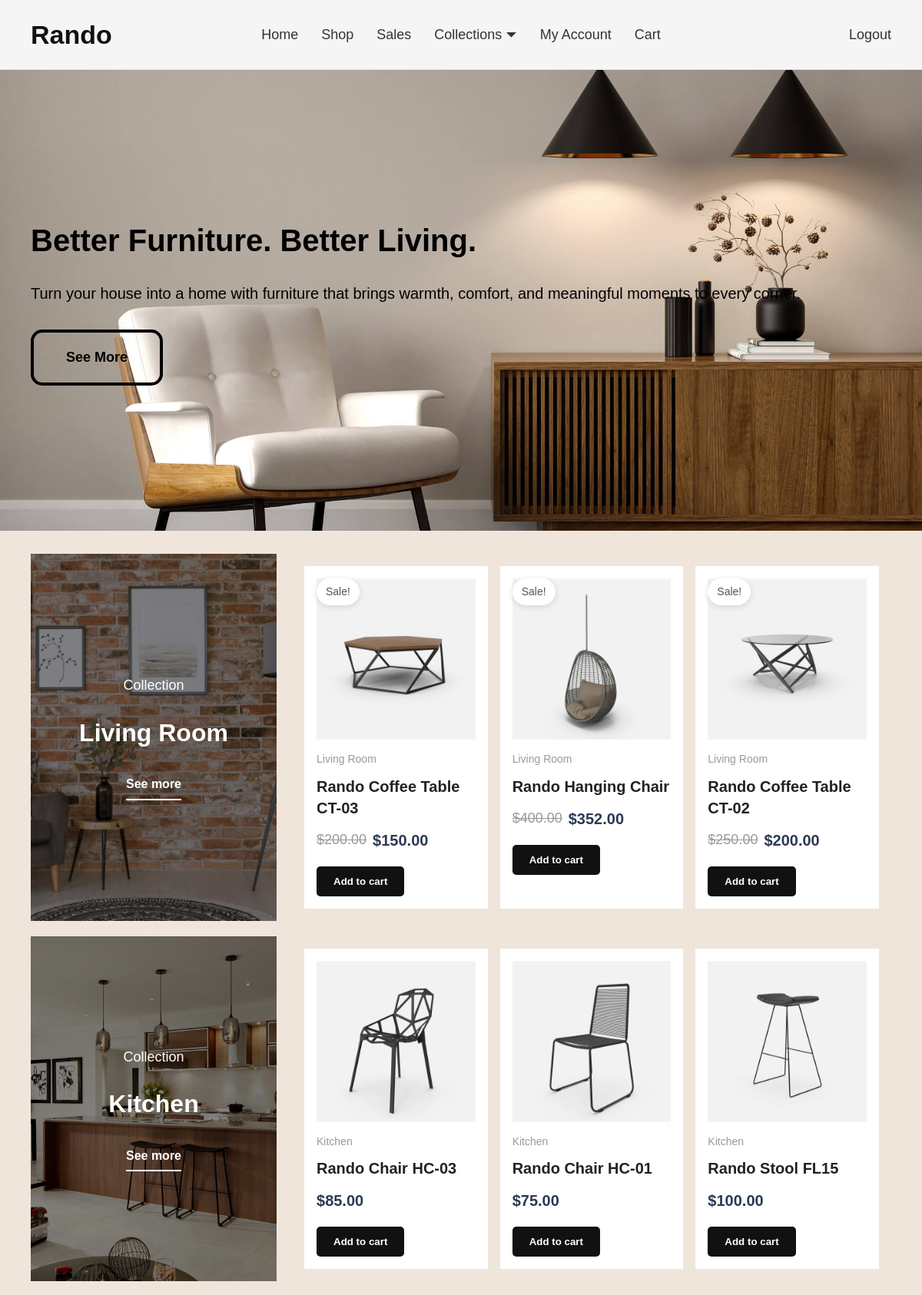
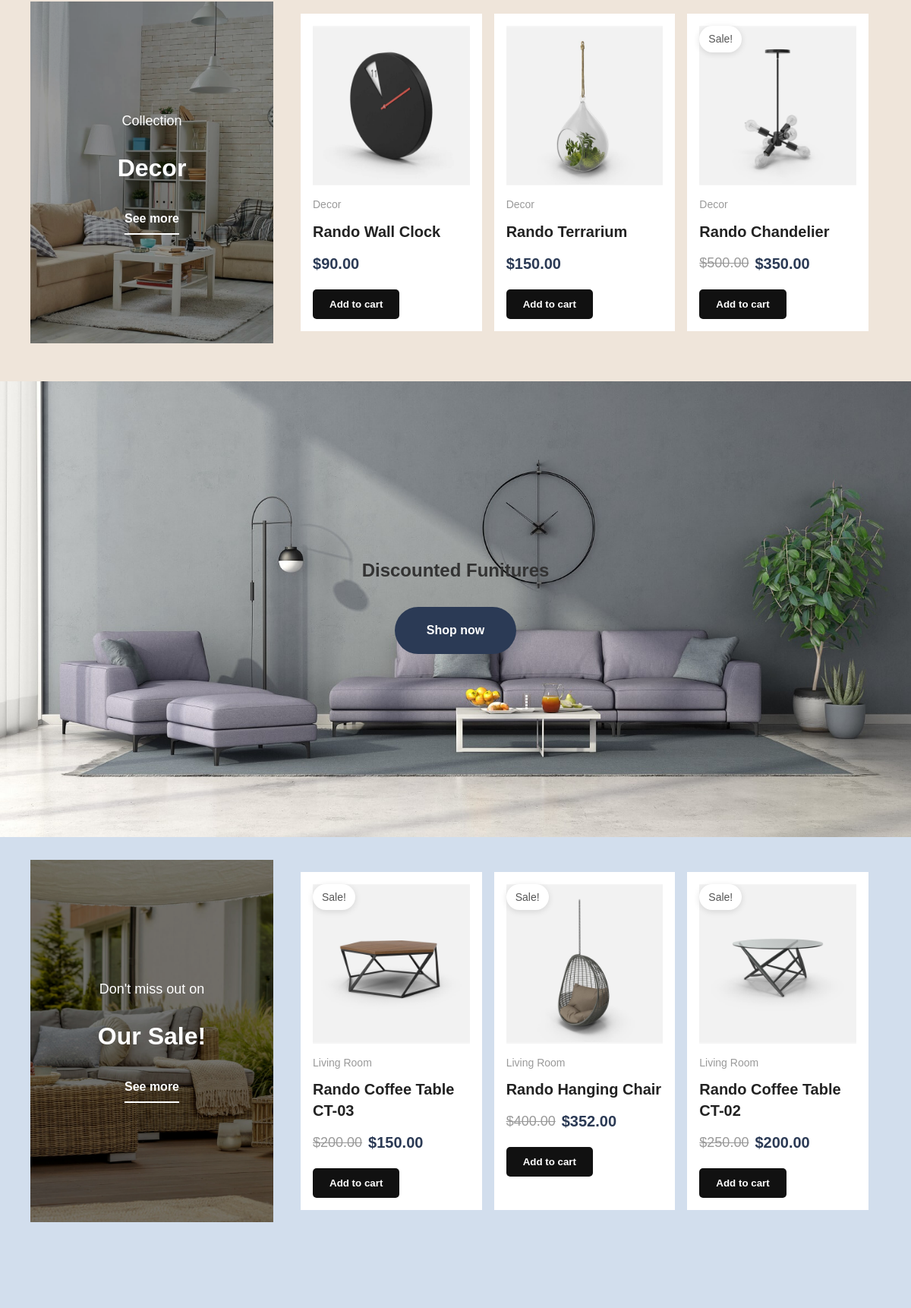
The app's page /shop_db/shop_db/index.php with its own data (2 pictures, top to bottom).
### tables this page shows
CREATE TABLE `product` (
  `id` int(11) NOT NULL,
  `name` varchar(255) NOT NULL,
  `image` varchar(255) NOT NULL,
  `price` decimal(10,2) NOT NULL,
  `stock` int(11) DEFAULT 0,
  `description` text DEFAULT NULL,
  `category_id` int(11) DEFAULT NULL,
  `status` enum('active','inactive') DEFAULT 'active',
  `created_at` timestamp NOT NULL DEFAULT current_timestamp(),
  `on_sale` tinyint(1) NOT NULL DEFAULT 0,
  `sale_price` decimal(10,2) DEFAULT NULL
);

CREATE TABLE `category` (
  `id` int(11) NOT NULL,
  `name` varchar(255) NOT NULL,
  `description` text DEFAULT NULL,
  `created_at` timestamp NOT NULL DEFAULT current_timestamp()
);

### shop_db/shop_db/controllers/client/homeController.php (called while the page is built, shortened)
<?php
    require_once "models/productModel.php";
class HomeController {
    private $product;
    public function __construct($conn){
        $this->product = new Product($conn);
    }
    public function index(){
        $products = $this->product->getAll();
        include __DIR__ . "/../../views/client/home/index.php";
    }
}

### shop_db/shop_db/models/productModel.php (called while the page is built, shortened)
<?php
class Product {
    private $conn;
    private $table = "product";
    public function __construct($db) {
        $this->conn = $db;
    }
    public function getAll() {
        $sql = "SELECT product.*, category.name as category_name FROM " . $this->table . "
        LEFT JOIN category ON product.category_id = category.id";
        return mysqli_query($this->conn, $sql);
    }
}

### shop_db/shop_db/views/client/home/index.php (the view)
<?php include __DIR__ . '/../layout/header.php'; ?>
<?php
$productList = [];
while ($row = mysqli_fetch_assoc($products)) {
    $productList[] = $row;
}
?>
<section class="hero-section hero-primary">
    <div class="hero-overlay">
        <div class="hero-content-primary">
            <h1>Better Furniture. Better Living.</h1>
            <p>
                Turn your house into a home with furniture that brings warmth,
                comfort, and meaningful moments to every corner.
            </p>
            <a href="index.php?action=product" class="hero-btn-primary">See More</a>
        </div>
    </div>
</section>
<section class="featured-section featured-primary">
        <?php
        $groupedProducts = [];
        foreach ($productList as $row) {
            $category = !empty($row['category_name']) ? $row['category_name'] : 'Other';
            $groupedProducts[$category][] = $row;
        }
        ?>
        <div class="featured-content">
            <?php foreach ($groupedProducts as $category => $items) { ?>
                <div class="category-section">
                    <div class="category-banner">
                        <img src="public/uploads/<?php echo strtolower(str_replace(' ', '-', $category)); ?>.jpg" alt="<?php echo $category; ?>">
                        <div class="category-overlay">
                            <span>Collection</span>
                            <h2><?php echo $category; ?></h2>
                            <a href="index.php?action=shop&category=<?php echo urlencode($category); ?>" class="category-btn">
                                See more
                            </a>
                        </div>
                    </div>
                    <div class="home-products-grid">
                        <?php foreach (array_slice($items, 0, 3) as $product) { ?>
                            <div class="home-product-card">
                                <?php if (!empty($product['on_sale'])) { ?>
                                    <span class="home-sale-badge">Sale!</span>
                                <?php } ?>
                                <div class="home-product-image">
                                    <a href="index.php?action=product_details&id=<?php echo $product['id']; ?>">
                                        <?php if (!empty($product['image'])) { ?>
                                            <img src="public/uploads/<?php echo $product['image']; ?>" alt="<?php echo $product['name']; ?>">
                                        <?php } else { ?>
                                            <img src="https://via.placeholder.com/250x250" alt="No image">
                                        <?php } ?>
                                    </a>
                                </div>
                                <div class="home-product-info">
                                    <p class="home-product-category"><?php echo $category; ?></p>
                                    <h3><?php echo $product['name']; ?></h3>
                                    <div class="home-price-box">
                                        <?php if (!empty($product['on_sale']) && !empty($product['sale_price'])) { ?>
                                            <span class="home-old-price">
                                                $<?php echo number_format($product['price'], 2); ?>
                                            </span>
                                            <span class="home-new-price">
                                                $<?php echo number_format($product['sale_price'], 2); ?>
                                            </span>
                                        <?php } else { ?>
                                            <span class="home-new-price">
                                                $<?php echo number_format($product['price'], 2); ?>
                                            </span>
                                        <?php } ?>
                                    </div>
                                    <button class="btn add-to-cart" data-id="<?= $product['id'] ?>">
                                        Add to cart
                                    </button>
                                </div>
                            </div>
                        <?php } ?>
                    </div>
                </div>
            <?php } ?>
        </div>
</section>
<section class="hero-section hero-secondary">
    <div class="hero-overlay">
        <div class="hero-content-secondary">
            <h1>Discounted Funitures</h1>
            <a href="index.php?action=sales" class="hero-btn-secondary">Shop now</a>
        </div>
    </div>
</section>
<section class="featured-section featured-secondary">
    <?php
        $saleProducts = [];
        foreach ($productList as $row) {
            if ($row['on_sale'] == 1 && $row['sale_price'] > 0) {
                    $saleProducts[] = $row;
            }
        }
    ?>
    <div class="featured-content">
        <div class="category-section">
            <div class="category-banner">
                <img src="public/uploads/on-sale.jpg" alt="Sale">
                <div class="category-overlay">
                    <span>Don't miss out on</span>
                    <h2>Our Sale!</h2>
                    <a href="index.php?action=sales" class="category-btn">
                        See more
                    </a>
                </div>
            </div>
            <div class="home-products-grid">
                <?php foreach (array_slice($saleProducts, 0, 3) as $product) { ?>
                    <div class="home-product-card">
                        <?php if (!empty($product['on_sale'])) { ?>
                            <span class="home-sale-badge">Sale!</span>
                        <?php } ?>
                        <div class="home-product-image">
                            <a href="index.php?action=product_details&id=<?php echo $product['id']; ?>">
                                <?php if (!empty($product['image'])) { ?>
                                    <img src="public/uploads/<?php echo $product['image']; ?>" alt="<?php echo $product['name']; ?>">
                                <?php } else { ?>
                                    <img src="https://via.placeholder.com/250x250" alt="No image">
                                <?php } ?>
                            </a>
                        </div>
                        <div class="home-product-info">
                            <p class="home-product-category"><?php echo htmlspecialchars($product['category_name']); ?></p>
                            <h3><?php echo htmlspecialchars($product['name']); ?></h3>
                            <div class="home-price-box">
                                <?php if (!empty($product['on_sale']) && !empty($product['sale_price'])) { ?>
                                    <span class="home-old-price">
                                        $<?php echo number_format($product['price'], 2); ?>
                                    </span>
                                    <span class="home-new-price">
                                        $<?php echo number_format($product['sale_price'], 2); ?>
                                    </span>
                                <?php } else { ?>
                                    <span class="home-new-price">
                                        $<?php echo number_format($product['price'], 2); ?>
                                    </span>
                                <?php } ?>
                            </div>
                            <button class="btn add-to-cart" data-id="<?= $product['id'] ?>">
                                Add to cart
                            </button>
                        </div>
                    </div>
                <?php } ?>
            </div>
        </div>
    </div>
</section>
<?php include __DIR__ . '/../layout/footer.php'; ?>

### shop_db/shop_db/index.php (shortened to what this page needs)
<?php
require "controllers/admin/orderController.php";
require "controllers/client/homeController.php";
require "controllers/client/checkoutController.php";
$action = $_GET['action'] ?? 'home';
switch($action){
        case "home":
            $homeController = new HomeController($conn);
            $homeController->index();
        break;
}

### shop_db/shop_db/views/client/layout/header.php (shortened to what this page needs)
<!DOCTYPE html>
<html>
<head>
    <link rel="stylesheet" href="/shop_db/public/css/style.css">
</head>
<body>
    <div class="navbar">
        <div class="nav-container">
            <div class="nav-left">
                <a href="index.php?action=home" class="logo">Rando</a>
            </div>
            <div class="nav-center">
                <a href="index.php?action=home">Home</a>
                <a href="index.php?action=product">Shop</a>
                <a href="index.php?action=sales">Sales</a>
                <div class="dropdown">
                    <a href="#" class="dropdown-btn">Collections ⏷</a>
                </div>
                <a href="index.php?action=my_account">My Account</a>
                <a href="index.php?action=cart">Cart</a>
            </div>
            <div class="nav-right">
                <a href="index.php?action=logout" class="logout-link">Logout</a>
            </div>
        </div>
    </div>

### shop_db/shop_db/views/client/layout/footer.php (shortened to what this page needs)
</body>
</html>

### records on screen
product: on_sale "Sale!", image (picture), category "Living Room", name "Rando Coffee Table CT-03", price "200.00", sale_price "150.00", category.name "Living Room"
product: on_sale "Sale!", image (picture), category "Living Room", name "Rando Hanging Chair", price "400.00", sale_price "352.00", category.name "Living Room"
product: on_sale "Sale!", image (picture), category "Living Room", name "Rando Coffee Table CT-02", price "250.00", sale_price "200.00", category.name "Living Room"
product: image (picture), category "Kitchen", name "Rando Chair HC-03", price "85.00"
product: image (picture), category "Kitchen", name "Rando Chair HC-01", price "75.00"
product: image (picture), category "Kitchen", name "Rando Stool FL15", price "100.00"
product: shows a picture, category.name "Decor"
product: image (picture), category.name "Decor", name "Rando Wall Clock", price "90.00"
product: image (picture), category.name "Decor", name "Rando Terrarium", price "150.00"
product: on_sale "Sale!", image (picture), category.name "Decor", name "Rando Chandelier", price "500.00", sale_price "350.00"

### other values on screen
$category "Living Room"
$category "Kitchen"
